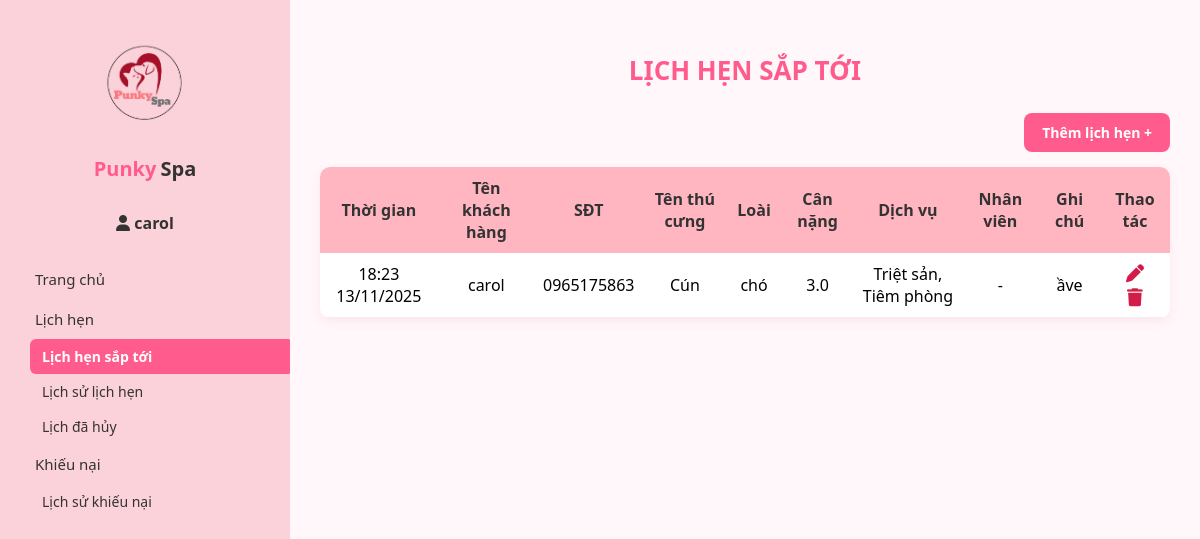
Page /lich-hen/sap-toi/ (signed in) on the committed database.
### LichHen/models.py (models this page shows, shortened)
class LichHen(models.Model):
    phone_validator = RegexValidator(
        regex=r'^\d{10}$',
        message="Số điện thoại phải gồm đúng 10 chữ số."
    )
    TRANG_THAI_CHOICES = [
        ('sap_toi', 'Sắp tới'),
        ('hoan_thanh', 'Hoàn thành'),
        ('huy', 'Đã hủy'),
    ]
    khach_hang = models.ForeignKey(
        KhachHang,
        on_delete=models.CASCADE,
        help_text="Khách hàng đặt lịch hẹn."
    )
    thu_cung = models.ForeignKey(
        ThuCung,
        on_delete=models.CASCADE,
        help_text="Thú cưng được chăm sóc."
    )
    nhan_vien = models.ForeignKey(
        NhanVien,
        on_delete=models.SET_NULL,
        null=True, blank=True,
        help_text="Nhân viên phụ trách dịch vụ."
    )
    so_dien_thoai = models.CharField(
        max_length=10,
        validators=[phone_validator],
        blank=False,  # ❌ không được để trống
        null=False,  # ❌ không được null
        verbose_name="Số điện thoại"
    )
    thoi_gian = models.DateTimeField(help_text="Thời gian thực hiện dịch vụ.")
    ghi_chu = models.TextField(blank=True, help_text="Ghi chú đặc biệt của khách hàng.")
    trang_thai = models.CharField(max_length=20, choices=TRANG_THAI_CHOICES, default='sap_toi')
    ly_do_huy = models.TextField(blank=True, null=True)
    da_nhac = models.BooleanField(default=False, help_text="Đánh dấu nếu đã gửi thông báo nhắc lịch cho khách.")

class DV_LichHen(models.Model):
    lich_hen = models.ForeignKey(LichHen, on_delete=models.CASCADE)
    dich_vu = models.ForeignKey('DV.DichVu', on_delete=models.CASCADE)

### TK/models.py (models this page shows, shortened)
class KhachHang(models.Model):
    user = models.OneToOneField(User, on_delete=models.CASCADE, null=True, blank=True)
    ho_ten = models.CharField(max_length=100, blank=True)
    so_dien_thoai = models.CharField(max_length=15)
    dia_chi = models.CharField(max_length=255)
    gioi_tinh = models.CharField(max_length=1, choices=[('M', 'Nam'), ('F', 'Nữ')])
    ngay_sinh = models.DateField(null=True, blank=True)
    email = models.EmailField(max_length=255, blank=True)
    ngay_tham_gia = models.DateField(auto_now_add=True)

class ThuCung(models.Model):
    khach_hang = models.ForeignKey(KhachHang, on_delete=models.CASCADE)
    ten_thucung = models.CharField(max_length=100)
    loai = models.CharField(max_length=100)
    tuoi = models.IntegerField()
    can_nang = models.FloatField(null=True, blank=True)
    ghi_chu = models.TextField(blank=True)

### DV/models.py (models this page shows, shortened)
class DichVu(models.Model):
    ten_dich_vu = models.CharField(max_length=100, verbose_name="Tên dịch vụ")
    mo_ta = models.TextField(verbose_name="Mô tả", blank=True)
    gia = models.DecimalField(max_digits=10, decimal_places=0, verbose_name="Giá")
    hinh_anh = models.ImageField(upload_to="dichvu/", blank=True, null=True, verbose_name="Hình ảnh")

### LichHen/views.py (the view)
# urls.py: path('sap-toi/', views.lich_hen_sap_toi, name='lich_hen_sap_toi'),
@login_required(login_url='/dangnhap/')
def lich_hen_sap_toi(request):
    khach_hang = KhachHang.objects.filter(user=request.user).first()
    if not khach_hang:
        messages.error(request, "Tài khoản này chưa có thông tin khách hàng.")
        return render(request, 'lichhen/lich_hen_sap_toi.html', {'lich_hens': []})
    hien_tai = timezone.now()
    lich_qua_ngay = LichHen.objects.filter(khach_hang=khach_hang, trang_thai='sap_toi', thoi_gian__lt=hien_tai)
    for lich in lich_qua_ngay:
        lich.trang_thai = 'hoan_thanh'
        lich.save()
    lich_hens = LichHen.objects.filter(
        khach_hang_id=khach_hang.id,
        trang_thai='sap_toi'
    ).select_related('thu_cung', 'khach_hang').order_by('thoi_gian')
    return render(request, 'lichhen/lich_hen_sap_toi.html', {'lich_hens': lich_hens})

### TB/context_processors.py (called while the page is built)
def thong_bao_moi(request):
    if request.user.is_authenticated:
        thong_baos = ThongBao.objects.filter(
            nguoi_nhan=request.user
        ).order_by('-ngay_tao')[:5]
        so_thong_bao_chua_doc = ThongBao.objects.filter(
            nguoi_nhan=request.user, da_doc=False
        ).count()
        return {
            'thong_baos_moi': thong_baos,
            'so_thong_bao_chua_doc': so_thong_bao_chua_doc
        }
    return {}

### LichHen/templates/lichhen/lich_hen_sap_toi.html (shortened to what this page needs)
{% extends 'base_lhkn.html' %}
{% load static %}
{% load humanize %}
{% block content %}
<div class="content-wrapper">
  <h2 class="page-title">LỊCH HẸN SẮP TỚI</h2>
  <a href="{% url 'them_lich_hen' %}" class="btn-add">Thêm lịch hẹn +</a>
  <div class="table-container">
    <table class="schedule-table">
      <thead>
        <tr>
          <th>Thời gian</th>
          <th>Tên khách hàng</th>
          <th>SĐT</th>
          <th>Tên thú cưng</th>
          <th>Loài</th>
          <th>Cân nặng</th>
          <th>Dịch vụ</th>
          <th>Nhân viên</th>
          <th>Ghi chú</th>
          <th>Thao tác</th>
        </tr>
      </thead>
      <tbody>
        {% for lich in lich_hens %}
        <tr>
          <td>{{ lich.thoi_gian|date:"H:i d/m/Y" }}</td>
          <td>{{ lich.khach_hang.ho_ten }}</td>
          <td>{{ lich.so_dien_thoai }}</td>
          <td>{{ lich.thu_cung.ten_thucung }}</td>
          <td>{{ lich.thu_cung.loai }}</td>
          <td>{{ lich.thu_cung.can_nang }}</td>
          <td>
            {% for dv in lich.dv_lichhen_set.all %}
              {{ dv.dich_vu.ten_dich_vu }}{% if not forloop.last %}, {% endif %}
            {% empty %}
              <em>-</em>
            {% endfor %}
          </td>
          <td>{% if lich.nhan_vien %}{{ lich.nhan_vien.ho_ten }}{% else %}-{% endif %}</td>
          <td>{{ lich.ghi_chu|default:"-" }}</td>
          <td class="action-icons">
    <a href="{% url 'sua_lich_hen' lich.id %}" class="edit-icon" title="Chỉnh sửa">
        <i class="fa-solid fa-pen"></i>
    </a>
    <a href="{% url 'xoa_lich_hen' lich.id %}" class="delete-icon" title="Xóa">
        <i class="fa-solid fa-trash"></i>
    </a>
</td>
        </tr>
        {% empty %}
        <tr>
          <td colspan="10" class="empty-text">Hiện tại bạn chưa có lịch hẹn nào.</td>
        </tr>
        {% endfor %}
      </tbody>
    </table>
  </div>
</div>
{% endblock %}

### templates/base_lhkn.html (shortened to what this page needs)
{% load static %}
<!DOCTYPE html>
<html lang="vi">
<head>
  <link rel="stylesheet" href="{% static 'KhieunaiDanhgia/style.css' %}">
  <link rel="stylesheet" href="https://cdnjs.cloudflare.com/ajax/libs/font-awesome/6.5.0/css/all.min.css">
</head>
<body>
<div class="container">
  <aside class="sidebar">
    <div class="logo">
      <img src="{% static 'trangchu/logo.png' %}" alt="Punky Spa">
    </div>
    <div class="brand-name">
      <span class="pink">Punky</span> <span class="gray">Spa</span>
    </div>
    <div class="user-info">
      <i class="fa fa-user"></i> {{ request.user.first_name|default:request.user.username }}
    </div>
    <nav>
      <a href="{% url 'home' %}" class="{% if request.path == '/' %}active{% endif %}">
         Trang chủ
      </a>
      <a href="{% url 'lich_hen_sap_toi' %}" class="{% if 'lich-hen' in request.path %}active{% endif %}">
         Lịch hẹn
      </a>
      <div class="dropdown-content">
        <a href="{% url 'lich_hen_sap_toi' %}" class="{% if 'sap-toi' in request.path %}active{% endif %}">Lịch hẹn sắp tới</a>
        <a href="{% url 'lich_su_lich_hen' %}" class="{% if 'lich-su' in request.path %}active{% endif %}">Lịch sử lịch hẹn</a>
        <a href="{% url 'lich_da_huy' %}" class="{% if 'da-huy' in request.path %}active{% endif %}">Lịch đã hủy</a>
      </div>
      <a href="{% url 'danh_sach_khieu_nai' %}" class="{% if 'khieu-nai' in request.path %}active{% endif %}">
         Khiếu nại
      </a>
      <div class="dropdown-content">
        <a href="{% url 'danh_sach_khieu_nai' %}" class="{% if 'khieu-nai' in request.path %}active{% endif %}">
          Lịch sử khiếu nại
        </a>
      </div>
    </nav>
  </aside>
  <main class="main-content">
    {% block content %}
    {% endblock %}
  </main>
</div>
</body>
</html>

### KhieunaiDanhgia/static/KhieunaiDanhgia/style.css (style rules this page uses)
body { margin: 0; font-family: "Segoe UI", sans-serif; background-color: #fdeff4; }
.container { display: flex; height: 100vh; }
.sidebar { width: 250px; background-color: #fbd2d9; padding: 25px 20px; display: flex; flex-direction: column; align-items: center; box-shadow: 2px 0 10px rgba(255, 92, 141, 0.1); }
.logo { width: 120px; height: 120px; border-radius: 50%; background-color: #fbd2d9; display: flex; justify-content: center; align-items: center; transition: 0.3s; box-shadow: none !important; }
.logo img { width: 90px; height: 90px; border-radius: 50%; object-fit: cover; box-shadow: none !important; }
.brand-name { text-align: center; margin-top: 10px; margin-bottom: 25px; }
.brand-name .pink { color: #ff5c8d; font-weight: 700; font-size: 20px; }
.brand-name .gray { color: #333; font-weight: 700; font-size: 20px; }
.user-info { margin-top: 5px; font-weight: bold; color: #333; text-align: center; }
nav { width: 100%; margin-top: 25px; }
nav a, .drop-btn { display: block; padding: 10px 15px; border: none; background: none; text-align: left; width: 100%; cursor: pointer; font-size: 15px; color: #333; text-decoration: none; border-radius: 6px; transition: 0.3s; }
.dropdown-content { display: block; margin-left: 10px; }
.dropdown-content a { padding: 8px 12px; font-size: 14px; color: #333; border-radius: 6px; }
.dropdown-content a.active { background-color: #ff5c8d; color: white; font-weight: 600; }
.main-content { flex: 1; padding: 30px; background-color: #fff7fa; }
.main-content h2 { color: #ff5c8d; text-align: center; font-size: 26px; font-weight: 700; text-transform: uppercase; margin-bottom: 25px; }
.schedule-table { width: 100%; border-collapse: collapse; margin-top: 20px; background-color: white; border-radius: 10px; overflow: hidden; box-shadow: 0 4px 10px rgba(255, 92, 141, 0.1); }
.schedule-table th { background-color: #ffb6c1; color: #333; padding: 10px; font-weight: bold; text-align: center; }
.schedule-table td { padding: 8px; text-align: center; border-bottom: 1px solid #eee; }
.btn-add { background-color: #ff5c8d; color: white; padding: 10px 18px; border-radius: 8px; text-decoration: none; font-size: 14px; font-weight: 600; float: right; margin-bottom: 15px; transition: 0.25s ease; }
.action-icons a { margin: 0 6px; font-size: 18px; color: #d31c48; transition: 0.25s; }
.edit-icon i, .delete-icon i { color: inherit; }

### rows in the picture
LichHen: thoi_gian "18:23 13/11/2025", khach_hang.ho_ten "carol", so_dien_thoai "0965175863", thu_cung.ten_thucung "Cún", thu_cung.loai "chó", thu_cung.can_nang "3.0", ghi_chu "ầve"
DV_LichHen: dich_vu.ten_dich_vu "Triệt sản"
DV_LichHen: dich_vu.ten_dich_vu "Tiêm phòng"

### other values in the picture
{{ request.user.first_name|default:request.user.username }} "carol"
